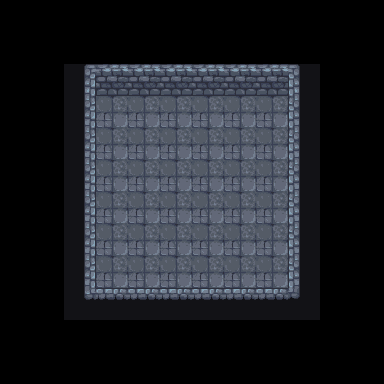

This is a level from a 2D game, rendered from its Tiled map with the project's own tilesets. A one-line summary and the complete map file follow:
An orthogonal 12x12 tile map with 32x32 px tiles, 1 tile layer (Walls).

<map version="1.11" tiledversion="1.12.2" orientation="orthogonal" renderorder="right-down" width="12" height="12" tilewidth="32" tileheight="32" infinite="0" nextlayerid="2" nextobjectid="1">
 <tileset firstgid="1" source="../public/assets/Tiled_Examples/Tilesets/Tileset_Dungeon.tsx" />
 <layer id="1" name="Walls" width="12" height="12">
  <data encoding="csv">
0,0,0,0,0,0,0,0,0,0,0,0,
0,0,0,0,0,0,0,0,0,0,0,0,
0,0,1,2,2,2,2,2,2,6,0,0,
0,0,13,14,14,14,14,14,14,18,0,0,
0,0,13,14,14,14,14,14,14,18,0,0,
0,0,13,14,14,14,14,14,14,18,0,0,
0,0,13,14,14,14,14,14,14,18,0,0,
0,0,13,14,14,14,14,14,14,18,0,0,
0,0,13,14,14,14,14,14,14,18,0,0,
0,0,49,50,50,50,50,50,50,54,0,0,
0,0,0,0,0,0,0,0,0,0,0,0,
0,0,0,0,0,0,0,0,0,0,0,0
</data>
 </layer>
</map>
